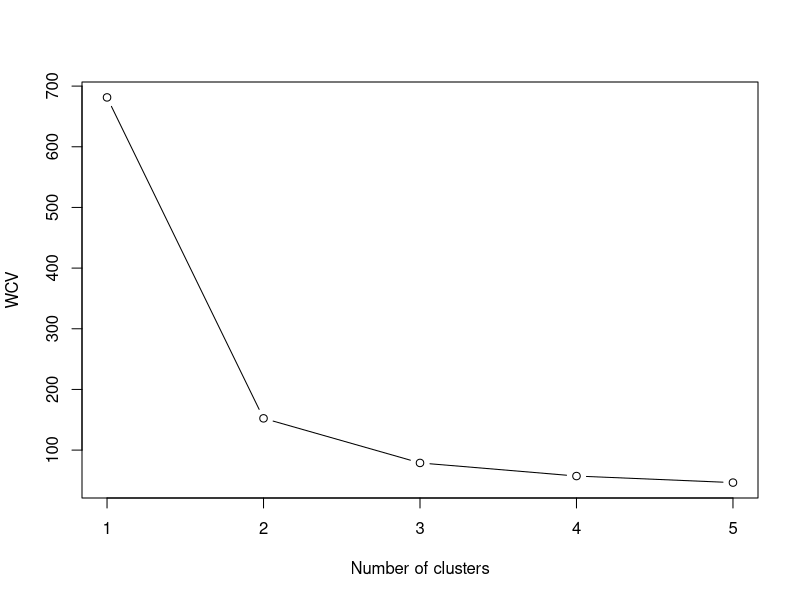
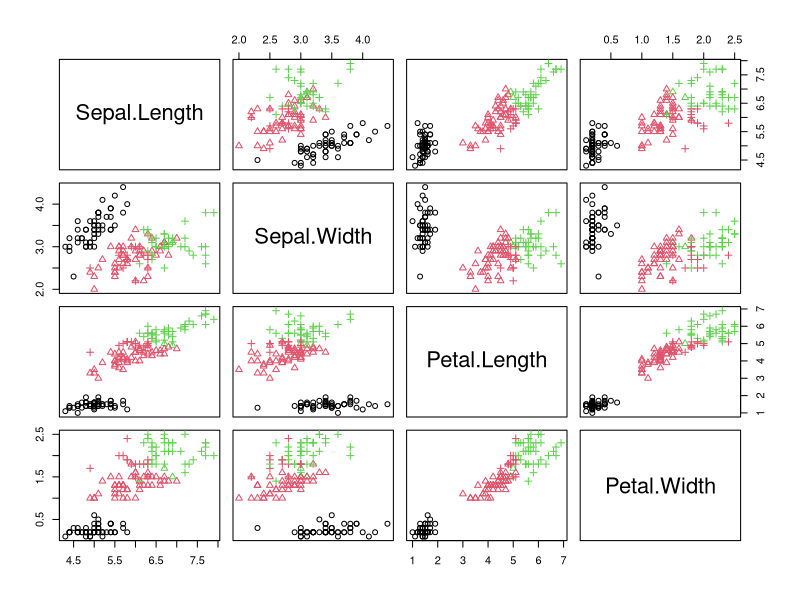
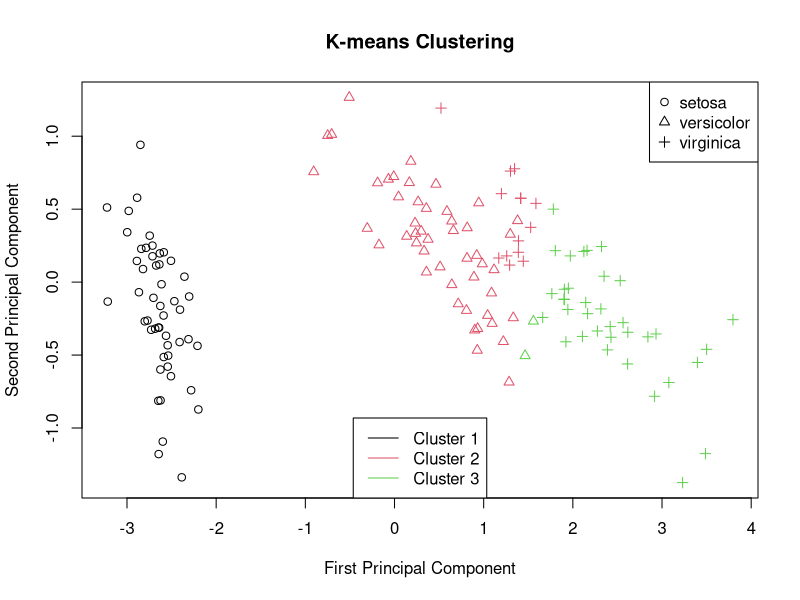
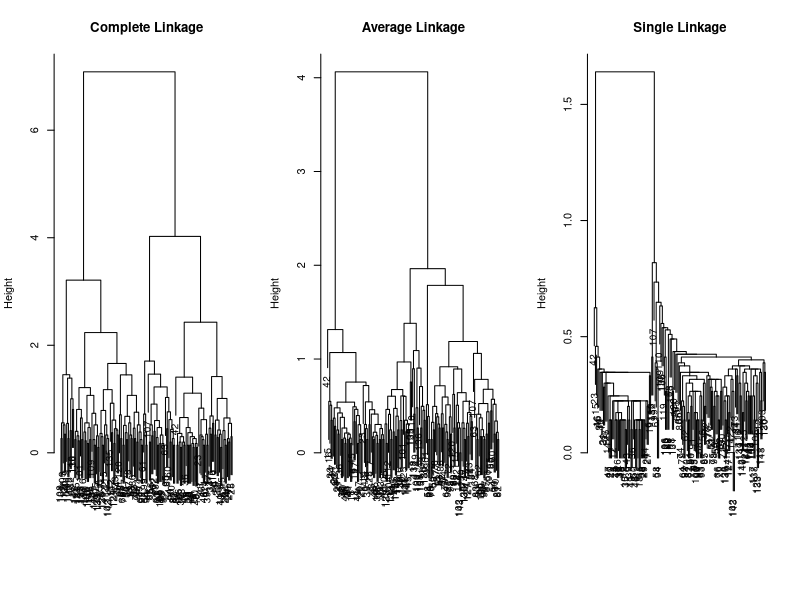
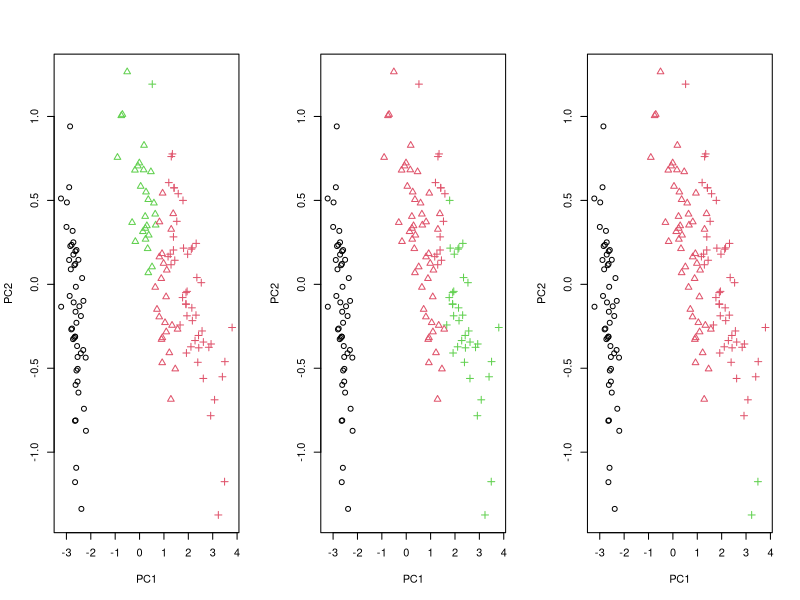
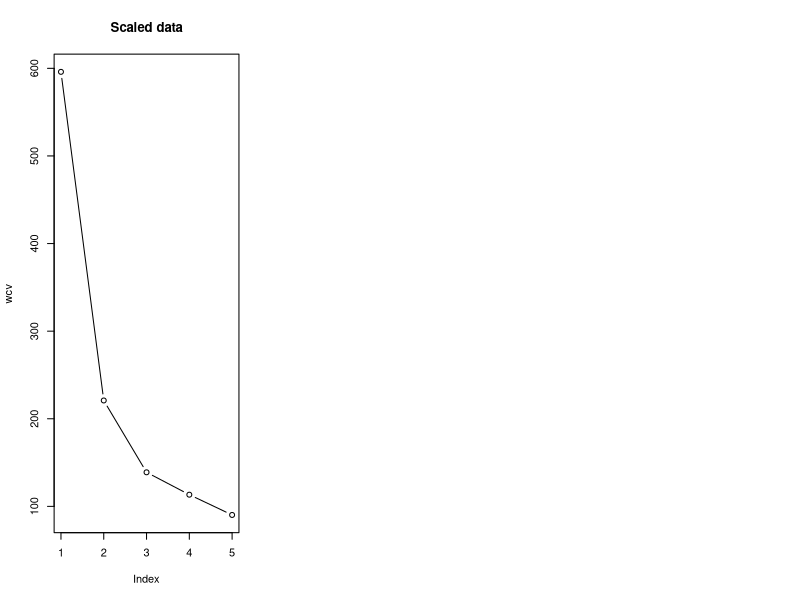
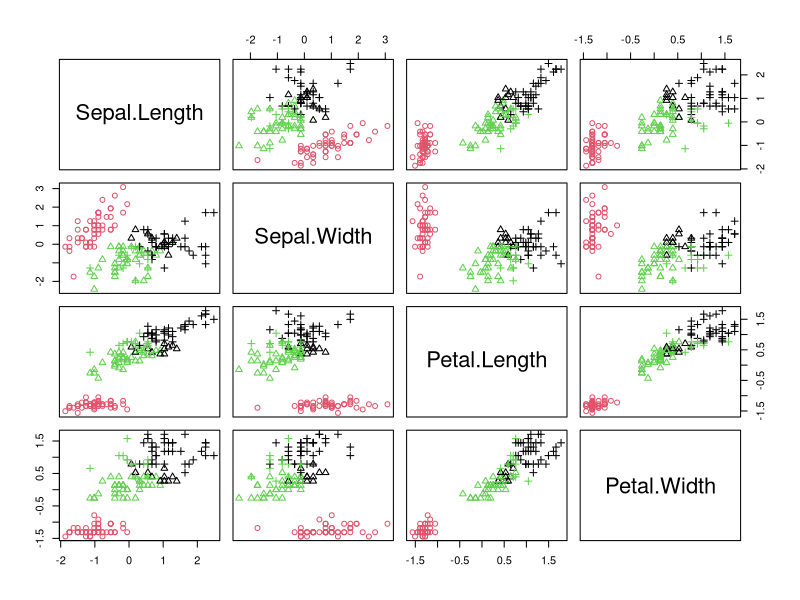
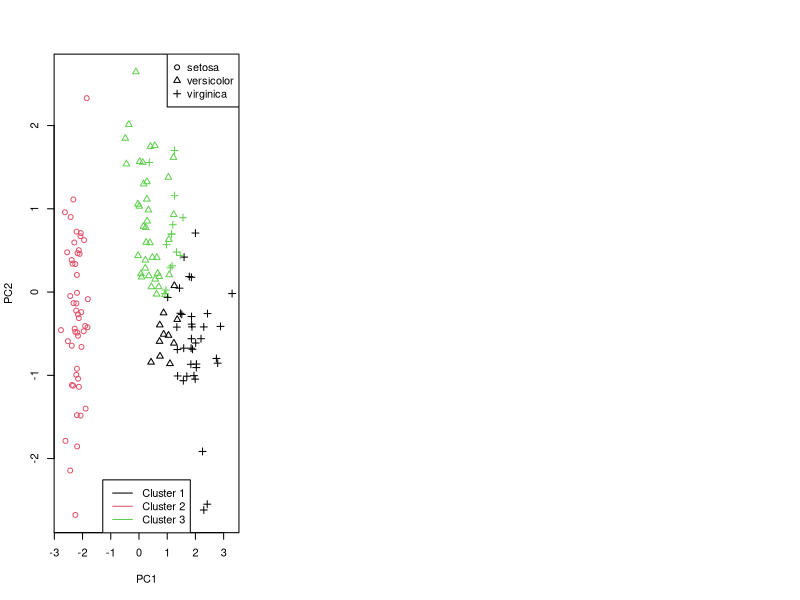

The R script that drew these images, in order:
## ---- chunk 1
knitr::opts_chunk$set(echo = TRUE)
## ---- chunk 2
data = iris
data$Species = NULL
head(data)
## ---- chunk 3
k <- 5
WCV <- rep(NA, k)  #within-cluster variation
for (i in 1:k) {
  k_means_out <- kmeans(data, centers = i, nstart = 20)
  WCV[i] <- k_means_out$tot.withinss
}
plot(WCV, xlab = "Number of clusters", type = "b")
## ---- chunk 4
# Perform K-means with K = 3
set.seed(123)
k_best <- 3
k_means_out <- kmeans(data, centers = k_best, nstart = 20)
plot(as.data.frame(data), col = k_means_out$cluster, pch = as.numeric(as.factor(iris$Species)))
## ---- chunk 5
pca_out <- prcomp(data)
PC1 <- pca_out$x[, 1]
PC2 <- pca_out$x[, 2]
plot(PC1, PC2, col = k_means_out$cluster, pch = as.numeric(as.factor(iris$Species)),
  main = "K-means Clustering", xlab = "First Principal Component", ylab = "Second Principal Component")

legend("topright", legend = levels(as.factor(iris$Species)), pch = 1:3)
legend("bottom", legend = c("Cluster 1", "Cluster 2", "Cluster 3"), col = 1:3, lty = 1)
## ---- chunk 6
Best_Confusion_Matrix <- function(Confusion_Matrix) {
  # Computes the best confusion matrix by permuting the rows
  library(combinat)
  x <- as.matrix(Confusion_Matrix)
  n <- sum(x)  # sample size
  p <- nrow(x)  # number of features
  if (ncol(x) != p)
    stop("x must be a square matrix.")

  perm_vec <- permn(1:p)  # all permutations of 1:p
  p_fact <- length(perm_vec)  # p factorial
  accuracy_val <- rep(NA, p_fact)

  # checking
  for (i in 1:p_fact) accuracy_val[i] <- sum(diag(x[perm_vec[[i]], ]))/n

  best_accuracy_index <- which.max(accuracy_val)
  best_accuracy_val <- accuracy_val[best_accuracy_index]
  best_Conf_Mat <- x[perm_vec[[best_accuracy_index]], ]

  return(list(x = best_Conf_Mat, val = best_accuracy_val))
}
## ---- chunk 7
confusioin_mat <- table(k_means_out$cluster, iris$Species)
Best_Confusion_Matrix(confusioin_mat)
## ---- chunk 8
cluster_complete <- hclust(dist(data), method = "complete")
cluster_average <- hclust(dist(data), method = "average")
cluster_single <- hclust(dist(data), method = "single")

par(mfrow = c(1, 3))
plot(cluster_complete, main = "Complete Linkage", xlab = "", sub = "", cex = 0.9)
plot(cluster_average, main = "Average Linkage", xlab = "", sub = "", cex = 0.9)
plot(cluster_single, main = "Single Linkage", xlab = "", sub = "", cex = 0.9)
## ---- chunk 9
cluster_complete_3 = cutree(cluster_complete, k = 3)
cc_table = table(cluster_complete_3, iris$Species)
Best_Confusion_Matrix(cc_table)

plot(PC1, PC2, col = cluster_complete_3, pch = as.numeric(as.factor(iris$Species)))
## ---- chunk 10
cluster_average_3 = cutree(cluster_average, k = 3)
ca_table = table(cluster_average_3, iris$Species)
Best_Confusion_Matrix(ca_table)

plot(PC1, PC2, col = cluster_average_3, pch = as.numeric(as.factor(iris$Species)))
## ---- chunk 11
cluster_single_3 = cutree(cluster_single, k = 3)
cs_table = table(cluster_single_3, iris$Species)
Best_Confusion_Matrix(cs_table)

plot(PC1, PC2, col = cluster_single_3, pch = as.numeric(as.factor(iris$Species)))
## ---- chunk 12
data = scale(data)
head(data)
## ---- chunk 13
set.seed(123)
wcv = numeric(5)
for (i in 1:5) {
  k_means_out = kmeans(data, centers = i, nstart = 20)
  wcv[i] = k_means_out$tot.withinss
}
plot(wcv, type = "b", main = 'Scaled data')
## ---- chunk 14
k_best = 3
k_means_out = kmeans(data, centers = k_best, nstart = 20)
k_means_out
## ---- chunk 15
pairs(data, col = k_means_out$cluster, pch = as.numeric(iris$Species))
## ---- chunk 16
pc_out = prcomp(data)
PC1 = pc_out$x[,1]
PC2 = pc_out$x[,2]
plot(PC1, PC2, col = k_means_out$cluster, pch = as.numeric(iris$Species))
legend("topright", legend = levels(as.factor(iris$Species)), pch = 1:3)
legend("bottom", legend = c("Cluster 1", "Cluster 2", "Cluster 3"), col = 1:3, lty = 1)
